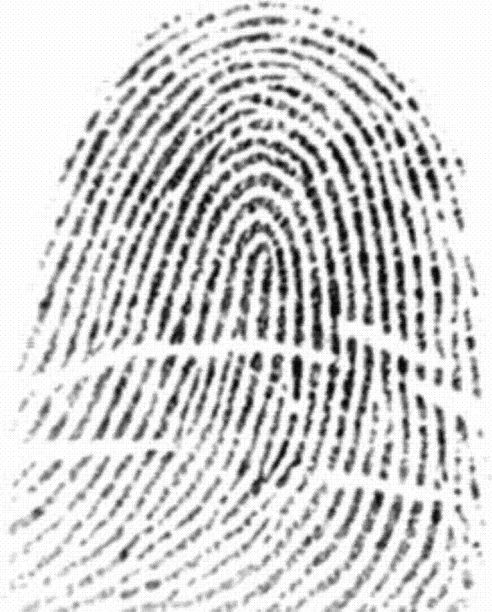
#> input picture section_5/origin.png, 492 x 612 px
$ python main.py
#> lines starting #> are read from the running program, lines starting #| are printed output that depends on the picture; after the words box and inside, x2 and y2 are one past the last pixel; in counts of white or black regions, pixels touching at a corner belong together; long printed decimals are rounded
### section_5/binaryzation.py
"""
@leofansq
https://github.com/leofansq
"""
import cv2
import numpy as np

def loop(img):
    """
    根据阈值分割的迭代法计算阈值T
    Parameters:
        img: origin image (GRAY)
    Return:
        Threshold T
    """
    g_min = int(np.min(img))
    g_max = int(np.max(img))
    T = 0
    T_new = 0.5*(g_min + g_max)

    eps = 1e-5

    while np.abs(T_new - T) >= eps:
        T = T_new
        l = []
        g = []
        for i in range(img.shape[0]):
            for j in range(img.shape[1]):
                if img[i,j] < T: l.append(img[i,j])
                else: g.append(img[i,j])
        T_new = 0.5*(np.mean(l) + np.mean(g))

    return T_new

def binaryzation(img):
    """
    灰度图像二值化
    Parameter:
        img: 灰度图像
    Return:
        二值化图像
    """
    # 迭代法求阈值
    k = loop(img)
    # 二值化
    img_bin = np.where(img>k, 0, 255)

    return k, img_bin.astype(np.uint8)

# [6 lines that do not run on import are left out]


### section_5/basic_function.py
"""
@leofansq
https://github.com/leofansq
"""
import cv2
import numpy as np

def erode(img):
    """
    使用3*3矩形结构子 腐蚀操作
    Parameter:
        img: 待腐蚀图像
    Return:
        img_result: 腐蚀结果图像
    """
    # 初始化图像平移矩阵
    m_1 = np.array([[1,0,-1],[0,1,-1]], dtype=np.float32)
    m_2 = np.array([[1,0,0],[0,1,-1]], dtype=np.float32)
    m_3 = np.array([[1,0,1],[0,1,-1]], dtype=np.float32)
    m_4 = np.array([[1,0,-1],[0,1,0]], dtype=np.float32)
    m_5 = np.array([[1,0,1],[0,1,0]], dtype=np.float32)
    m_6 = np.array([[1,0,-1],[0,1,1]], dtype=np.float32)
    m_7 = np.array([[1,0,0],[0,1,1]], dtype=np.float32)
    m_8 = np.array([[1,0,1],[0,1,1]], dtype=np.float32)
    M = [m_1, m_2, m_3, m_4, m_5, m_6, m_7, m_8]

    # 9个平移后的图像取交集得到腐蚀结果
    img_result = img.copy()
    for i in M:
        img_shift = cv2.warpAffine(img, i, (img.shape[1],img.shape[0]))
        img_result = cv2.bitwise_and(img_result, img_shift)

    return img_result

def dilate(img):
    """
    使用3*3矩形结构子 膨胀操作
    Parameter:
        img: 待膨胀图像
    Return:
        img_result: 膨胀结果图像
    """
    # 初始化图像平移矩阵
    m_1 = np.array([[1,0,-1],[0,1,-1]], dtype=np.float32)
    m_2 = np.array([[1,0,0],[0,1,-1]], dtype=np.float32)
    m_3 = np.array([[1,0,1],[0,1,-1]], dtype=np.float32)
    m_4 = np.array([[1,0,-1],[0,1,0]], dtype=np.float32)
    m_5 = np.array([[1,0,1],[0,1,0]], dtype=np.float32)
    m_6 = np.array([[1,0,-1],[0,1,1]], dtype=np.float32)
    m_7 = np.array([[1,0,0],[0,1,1]], dtype=np.float32)
    m_8 = np.array([[1,0,1],[0,1,1]], dtype=np.float32)
    M = [m_1, m_2, m_3, m_4, m_5, m_6, m_7, m_8]

    # 9个平移后的图像取并集得到腐蚀结果
    img_result = img.copy()
    for i in M:
        img_shift = cv2.warpAffine(img, i, (img.shape[1],img.shape[0]))
        img_result = cv2.bitwise_or(img_result, img_shift)

    return img_result

def open_morph(img):
    """
    开运算
    Parameter:
        img: 待进行开运算的图像
    Return:
        img_result: 开运算结果图像
    """
    # 先腐蚀, 再膨胀
    img_result = erode(img)
    img_result = dilate(img_result)

    return img_result

# [10 lines left out: function show_img, not called in this run]

# [12 lines of commented-out code are left out]

### section_5/sk_morph.py
"""
@leofansq
https://github.com/leofansq
"""
import cv2
import numpy as np

from basic_function import erode, open_morph

def sk_morph(img):
    """
    形态学骨架提取
    Parameter:
        img: 待提取骨架图像(默认为前景为白色的二值图像)
    Return:
        img_result: 骨架图像(前景为白色的二值图像)
    """
    # 骨架图像初始化
    img_result = np.zeros_like(img)

    # 循环提取骨架, 当腐蚀后图像无前景时停止
    while(np.sum(img)):
        # 开运算
        img_open = open_morph(img)
        # 求差
        img_s = img - img_open
        # 求并生成骨架
        img_result = cv2.bitwise_or(img_result, img_s.copy())
        # 腐蚀
        img = erode(img)
    return img_result


# [4 lines that do not run on import are left out]

### section_5/sk_thin.py
"""
@leofansq
https://github.com/leofansq
"""
import cv2
import numpy as np

from basic_function import dilate

def thinning(img, K):
    """
    细化运算实体
    Parameters:
        img: 待细化图像
        K: 结构子序列
    Return:
        细化后结果图像
    """
    # 归一
    img_result = img/255
    # 初始化用于保存上一次结果的矩阵
    img_old = 1 - img_result

    # 循环细化.直至图像保持不变
    while np.sum(img_result-img_old):
        img_old = img_result
        for i in K:
            # 基于卷积结果的击中击不中
            img_temp = np.where(cv2.filter2D(img_result.copy(),-1,i,borderType=0)==15, 1, 0)
            img_result = img_result - img_temp

    img_result *= 255
    return img_result.astype(np.uint8)

def sk_thin(img):
    """
    细化提取骨架
    Parameter:
        img: 待提取图像
    Return:
        提取骨架结果图像
    """
    # 生成8个结构子序列
    k_1 = np.array([[16,16,16],[0,1,0],[2,4,8]], dtype=np.uint8)
    k_2 = np.array([[0,16,16],[1,2,16],[4,8,0]], dtype=np.uint8)
    k_3 = np.array([[1,0,16],[2,4,16],[8,0,16]], dtype=np.uint8)
    k_4 = np.array([[1,2,0],[4,8,16],[0,16,16]], dtype=np.uint8)
    k_5 = np.array([[1,2,4],[0,8,0],[16,16,16]], dtype=np.uint8)
    k_6 = np.array([[0,1,2],[16,4,8],[16,16,0]], dtype=np.uint8)
    k_7 = np.array([[16,0,1],[16,2,4],[16,0,8]], dtype=np.uint8)
    k_8 = np.array([[16,16,0],[16,1,2],[0,4,8]], dtype=np.uint8)

    K = [k_1, k_2, k_3, k_4, k_5, k_6, k_7, k_8]

    # 细化操作
    img_result = thinning(img, K)

    return img_result


# [8 lines that do not run on import are left out]

### section_5/sk_distTrans.py
"""
@leofansq
https://github.com/leofansq
"""
import cv2
import numpy as np

from basic_function import erode

def find_max(img):
    """
    获得8邻域内极大值像素组成的图像
    Parameter:
        img: 待操作图像(距离变换结果)
    Return:
        img_result: 由8邻域内极大值像素组成的二值化图像
    """
    # 生成8个减法模板
    kmax_1 = np.array([[-1,0,0],[0,1,0],[0,0,0]],dtype=np.float32)
    kmax_2 = np.array([[0,-1,0],[0,1,0],[0,0,0]],dtype=np.float32)
    kmax_3 = np.array([[0,0,-1],[0,1,0],[0,0,0]],dtype=np.float32)
    kmax_4 = np.array([[0,0,0],[-1,1,0],[0,0,0]],dtype=np.float32)
    kmax_5 = np.array([[0,0,0],[0,1,-1],[0,0,0]],dtype=np.float32)
    kmax_6 = np.array([[0,0,0],[0,1,0],[-1,0,0]],dtype=np.float32)
    kmax_7 = np.array([[0,0,0],[0,1,0],[0,-1,0]],dtype=np.float32)
    kmax_8 = np.array([[0,0,0],[0,1,0],[0,0,-1]],dtype=np.float32)
    kernel = [kmax_1, kmax_2, kmax_3, kmax_4, kmax_5, kmax_6, kmax_7, kmax_8]

    # 依次进行减法模板操作, 取结果交集为极大值像素图像
    img_result = cv2.bitwise_not(np.zeros_like(img, dtype=np.uint8))
    for i in kernel:
        # 减法模板滤波
        img_m = cv2.filter2D(img, -1, i)
        # 差值非负处取为255: 操作点像素值>=被减处像素
        img_m = np.where(img_m>=0.0, 255, 0)
        img_m = img_m.astype(np.uint8)
        # 大于等于8邻域内所有像素的点为区域极大值点
        img_result = cv2.bitwise_and(img_result, img_m)

    return img_result

def sk_distTrans(img):
    """
    基于距离变换的骨架提取
    Parameter:
        img: 待提取骨架图像(默认为前景为白色的二值图像)
    Return:
        img_result: 骨架图像(前景为白色的二值图像)
    """
    # 通过形态学操作获得前景边界
    img_bd = img - erode(img)
    # cv2.imwrite("bd.png", img_bd)
    # 对边界图像做距离变换
    img_distTrans = cv2.distanceTransform(cv2.bitwise_not(img_bd.copy()), cv2.DIST_L2, cv2.DIST_MASK_3)
    # 求距离变换图中的局部极大值
    img_max = find_max(img_distTrans)
    # 落入原二值图像中的局部极大值即为图像的骨架
    img_result = cv2.bitwise_and(img_max, img)

    return img_result


# [4 lines that do not run on import are left out]


### section_5/tailor.py
"""
@leofansq
https://github.com/leofansq
"""
import cv2
import numpy as np

from basic_function import dilate

def thinning(img, K):
    """
    细化
    Parameters:
        img: 待细化图像
        K: 结构子序列
    Return:
        细化后结果图像
    """
    # 归一
    img_result = img/255
    # 利用结构子序列重复3次细化
    for i in range(3):
        for i in K:
            img_temp = np.where(cv2.filter2D(img_result.copy(),-1,i,borderType=0)==3, 1, 0)
            img_result = img_result - img_temp

    img_result *= 255
    return img_result.astype(np.uint8)

def find_end(img, K):
    """
    找到端节点
    Parameters:
        img: 输入图像
        K: 结构子序列
    Return:
        只有端节点为前景的图像
    """
    # 像素归一化
    img_ones = img/255
    img_result = np.zeros_like(img, dtype=np.uint8)

    # 利用结构子序列寻找端点
    for i in K:
        img_temp = np.where(cv2.filter2D(img_ones.copy(),-1,i,borderType=0)==3, 1, 0)
        img_result = img_result + img_temp

    img_result *= 255
    return img_result.astype(np.uint8)

def tailor(img):
    """
    裁剪
    Parameters:
        img: 待裁剪图像
    Return:
        裁剪结果图像
    """
    # 生成8个结构子
    k_1 = np.array([[0,4,4],[1,2,4],[0,4,4]], dtype=np.uint8)
    k_2 = np.array([[0,1,0],[4,2,4],[4,4,4]], dtype=np.uint8)
    k_3 = np.array([[4,4,0],[4,1,2],[4,4,0]], dtype=np.uint8)
    k_4 = np.array([[4,4,4],[4,1,4],[0,2,0]], dtype=np.uint8)
    k_5 = np.array([[1,4,4],[4,2,4],[4,4,4]], dtype=np.uint8)
    k_6 = np.array([[4,4,1],[4,2,4],[4,4,4]], dtype=np.uint8)
    k_7 = np.array([[4,4,4],[4,1,4],[4,4,2]], dtype=np.uint8)
    k_8 = np.array([[4,4,4],[4,1,4],[2,4,4]], dtype=np.uint8)

    K = [k_1, k_2, k_3, k_4, k_5, k_6, k_7, k_8]

    # 细化(去除3个像素组成的分支)
    img_thin = thinning(img, K)
    # 找端点
    img_end = find_end(img_thin, K)
    # 膨胀运算,捡回误伤元素
    img_dilate = img_end
    for _ in range(3):
        img_dilate = dilate(img_dilate)
        img_dilate = cv2.bitwise_and(img_dilate, img)
    # 获得裁剪结果
    img_result = cv2.bitwise_or(img_dilate, img_thin)

    return img_result


# [4 lines that do not run on import are left out]

### section_5/main.py
"""
@leofansq
https://github.com/leofansq
"""
import cv2
import numpy as np

from binaryzation import binaryzation
from sk_morph import sk_morph
from sk_thin import sk_thin
from sk_distTrans import sk_distTrans
from tailor import tailor

def main(img):
    """
    主程序
    """
    # 二值化: 基于迭代法获取二值化阈值
    print ("Processing: 二值化...")
    k, img_bin = binaryzation(img)
    print ("阈值:", k)
    cv2.imwrite("bin.png", img_bin)

    # 基于腐蚀和开运算的骨架提取
    print ("Processing: 基于腐蚀和开运算的骨架提取...")
    img_sk_morph = sk_morph(img_bin)
    cv2.imwrite("morph.png", img_sk_morph)

    # 基于单纯细化的骨架提取
    print ("Processing: 基于单纯细化的骨架提取...")
    img_sk_thin = sk_thin(img_bin)
    cv2.imwrite("morph_thin.png", img_sk_thin)

    # 基于距离变换的骨架提取
    print ("Processing: 基于距离变换的骨架提取...")
    img_sk_dist = sk_distTrans(img_bin)
    cv2.imwrite("dist.png", img_sk_dist)

    # 裁剪:以细化所得骨架为例
    print ("Processing: 裁剪:以细化所得骨架为例...")
    img_result = tailor(img_sk_thin)
    cv2.imwrite("tailor.png", img_result)

if __name__ == "__main__":
    img = cv2.imread("origin.png", 0)
#> img is the input picture: shape (612, 492); min 9, max 254, mean 208.7
    main(img)
#> in loop, `g_min = int(np.min(img))`: g_min = 9
#> in loop, `g_max = int(np.max(img))`: g_max = 254
#> in loop, `T_new = 0.5*(g_min + g_max)`: T_new = 131.5
#> the loop in loop, `while np.abs(T_new - T) >= eps:` made 6 passes
#> (T, T_new) on passes 1 to 6: (131.5, 156.6), (156.6, 167.6), (167.6, 172), (172, 174.1), (174.1, 174.8), (174.8, 174.8)
#> in binaryzation, `k = loop(img)`: k = 174.8
#> in binaryzation, `img_bin = np.where(img>k, 0, 255)`:
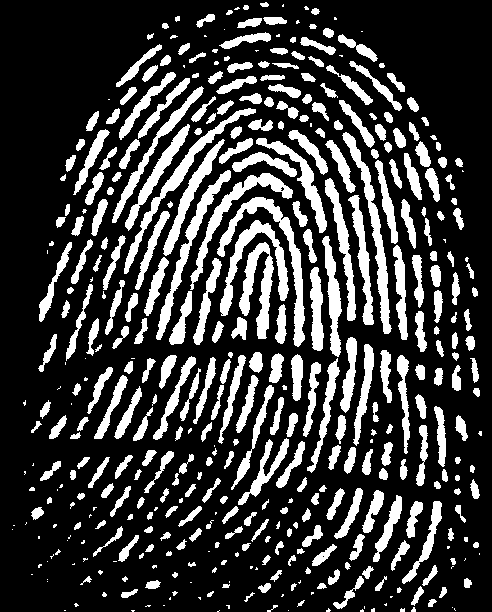
#> img_bin: shape (612, 492) int64; 23.4% white; 432 white regions (105 under 20 px), largest, box (x1, y1, x2, y2) and area: (217, 197, 305, 347) 1976, (342, 132, 392, 334) 1732, (124, 108, 256, 274) 1628
#| 阈值: 174.778
#> the loop in sk_morph, `while(np.sum(img)):` made 6 passes
#> pass 1, in sk_morph, `img_s = img - img_open`:
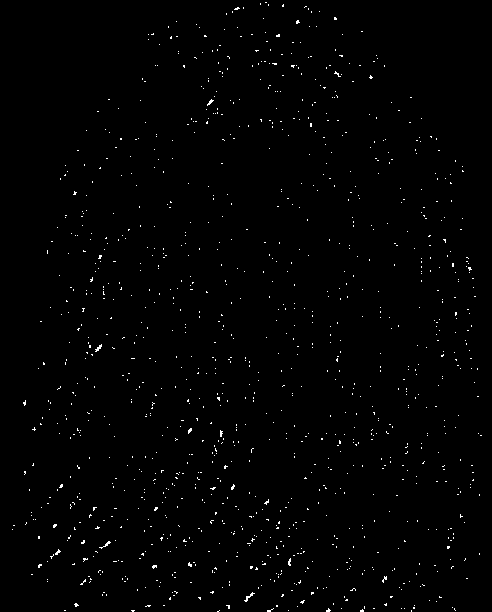
#> img_s: shape (612, 492); 0.86% white in thin lines or dots
#> after the loop in sk_morph, `while(np.sum(img)):`: img: shape (612, 492); every value is 0
#> after the loop in sk_morph, `while(np.sum(img)):`: img_result: shape (612, 492); 5.2% white in thin lines or dots
#> the loop in thinning, `while np.sum(img_result-img_old):` made 9 passes
#> after the loop in thinning, `while np.sum(img_result-img_old):`: img_result: shape (612, 492) float64; values 0 (black) and 1 (white), 5.3% white in thin lines or dots
#> in thinning, `img_result *= 255`: img_result: shape (612, 492) float64; 5.3% white in thin lines or dots
#> in thinning, `return img_result.astype(np.uint8)`: returned value: shape (612, 492); 5.3% white in thin lines or dots
#> in sk_distTrans, `img_bd = img - erode(img)`: img_bd: shape (612, 492); 10% white in thin lines or dots
#> the loop in find_max, `for i in kernel:` made 8 passes
#> pass 1, in find_max, `img_m = np.where(img_m>=0.0, 255, 0)`:
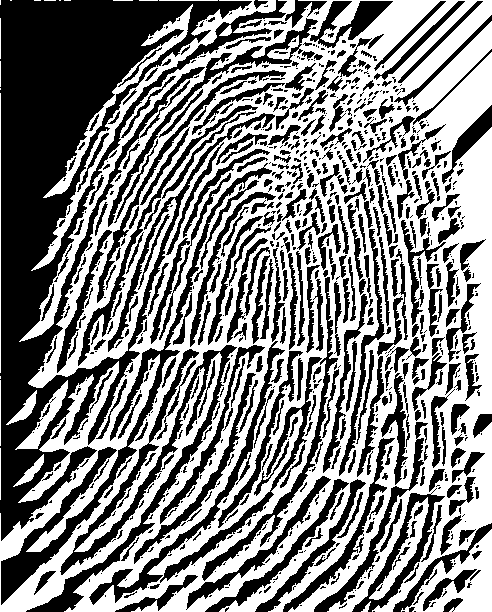
#> img_m: shape (612, 492) int64; 51.7% white; 925 black regions (495 under 20 px), largest, box (x1, y1, x2, y2) and area: (0, 0, 287, 541) 48386, (26, 345, 237, 612) 6678, (1, 163, 272, 605) 6284
#> after the loop in find_max, `for i in kernel:`: img_result: shape (612, 492); 3.6% white in thin lines or dots
#> in sk_distTrans, `img_result = cv2.bitwise_and(img_max, img)`: img_result: shape (612, 492); 1.7% white in thin lines or dots
#> in tailor, `k_1 = np.array([[0,4,4],[1,2,4],[0,4,4]], dtype=np.uint8)`: k_1 = [[0, 4, 4], [1, 2, 4], [0, 4, 4]]
#> in tailor, `k_2 = np.array([[0,1,0],[4,2,4],[4,4,4]], dtype=np.uint8)`: k_2 = [[0, 1, 0], [4, 2, 4], [4, 4, 4]]
#> in tailor, `k_3 = np.array([[4,4,0],[4,1,2],[4,4,0]], dtype=np.uint8)`: k_3 = [[4, 4, 0], [4, 1, 2], [4, 4, 0]]
#> in tailor, `k_4 = np.array([[4,4,4],[4,1,4],[0,2,0]], dtype=np.uint8)`: k_4 = [[4, 4, 4], [4, 1, 4], [0, 2, 0]]
#> in tailor, `k_5 = np.array([[1,4,4],[4,2,4],[4,4,4]], dtype=np.uint8)`: k_5 = [[1, 4, 4], [4, 2, 4], [4, 4, 4]]
#> in tailor, `k_6 = np.array([[4,4,1],[4,2,4],[4,4,4]], dtype=np.uint8)`: k_6 = [[4, 4, 1], [4, 2, 4], [4, 4, 4]]
#> in tailor, `k_7 = np.array([[4,4,4],[4,1,4],[4,4,2]], dtype=np.uint8)`: k_7 = [[4, 4, 4], [4, 1, 4], [4, 4, 2]]
#> in tailor, `k_8 = np.array([[4,4,4],[4,1,4],[2,4,4]], dtype=np.uint8)`: k_8 = [[4, 4, 4], [4, 1, 4], [2, 4, 4]]
#> in tailor, `K = [k_1, k_2, k_3, k_4, k_5, k_6, k_7, k_8]`: K = 8 items, first 6: [[0, 4, 4], [1, 2, 4], [0, 4, 4]], [[0, 1, 0], [4, 2, 4], [4, 4, 4]], [[4, 4, 0], [4, 1, 2], [4, 4, 0]], [[4, 4, 4], [4, 1, 4], [0, 2, 0]], [[1, 4, 4], [4, 2, 4], [4, 4, 4]], [[4, 4, 1], [4, 2, 4], [4, 4, 4]]
#> after the loop in thinning, `for i in range(3):`: img_result: shape (612, 492) float64; values 0 (black) and 1 (white), 3.7% white in thin lines or dots
#> in thinning, `img_result *= 255`:
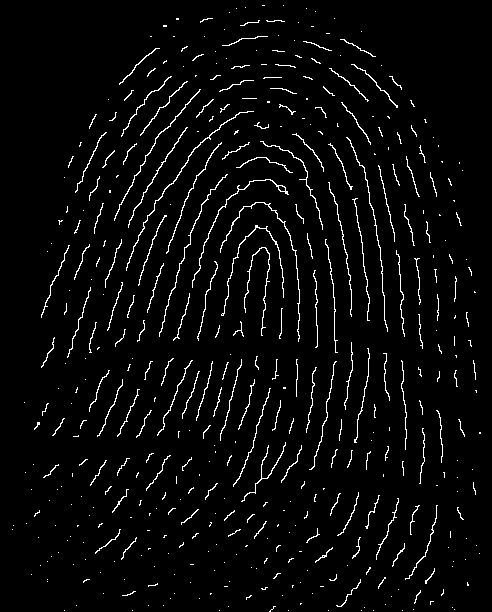
#> img_result: shape (612, 492) float64; 3.7% white in thin lines or dots
#> in thinning, `return img_result.astype(np.uint8)`: returned value: shape (612, 492); 3.7% white in thin lines or dots
#> the loop in find_end, `for i in K:` made 8 passes
#> i on passes 1 to 8: [[0, 4, 4], [1, 2, 4], [0, 4, 4]], [[0, 1, 0], [4, 2, 4], [4, 4, 4]], [[4, 4, 0], [4, 1, 2], [4, 4, 0]], [[4, 4, 4], [4, 1, 4], [0, 2, 0]], [[1, 4, 4], [4, 2, 4], [4, 4, 4]], [[4, 4, 1], [4, 2, 4], [4, 4, 4]], [[4, 4, 4], [4, 1, 4], [4, 4, 2]], [[4, 4, 4], [4, 1, 4], [2, 4, 4]]
#> pass 1, in find_end, `img_temp = np.where(cv2.filter2D(img_ones.copy(),-1,i,borderType=0)==3..`:
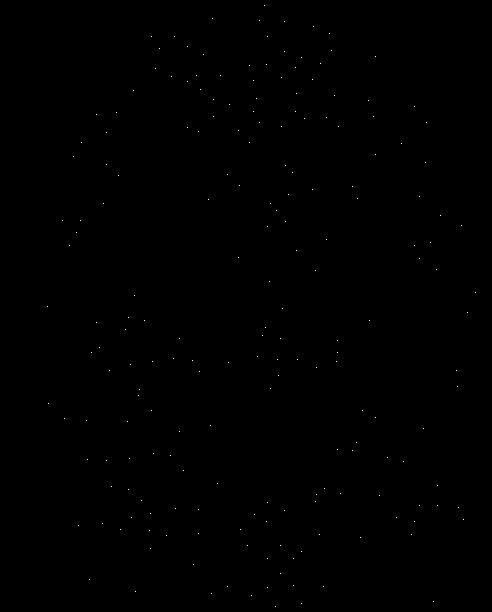
#> img_temp: shape (612, 492) int64; values 0 (black) and 1 (white), 0.07% white in thin lines or dots, all inside (x1, y1, x2, y2) = (47, 5, 476, 607)
#> after the loop in find_end, `for i in K:`: img_result: shape (612, 492) int64; values 0 (black) and 1 (white), 0.21% white in thin lines or dots, all inside (x1, y1, x2, y2) = (34, 5, 477, 612)
#> after the loop in tailor, `for _ in range(3):`:
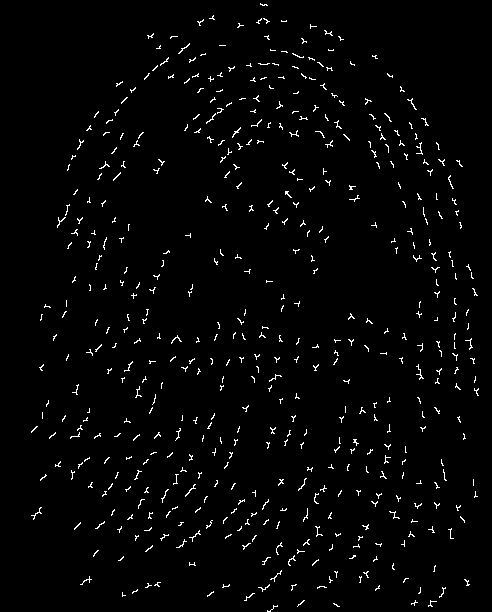
#> img_dilate: shape (612, 492); 2.1% white in thin lines or dots
#> in tailor, `img_result = cv2.bitwise_or(img_dilate, img_thin)`:
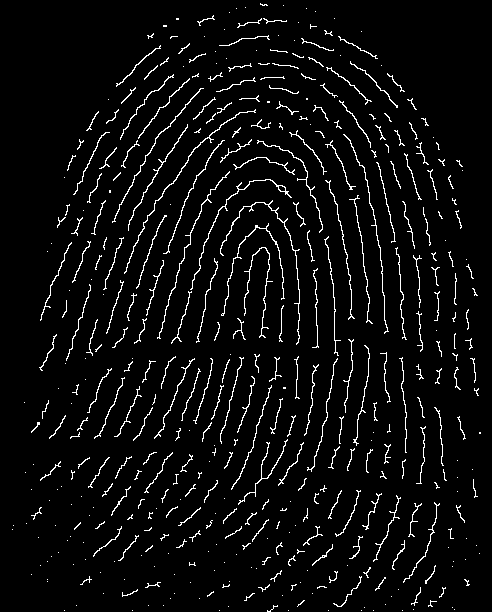
#> img_result: shape (612, 492); 4.8% white in thin lines or dots
